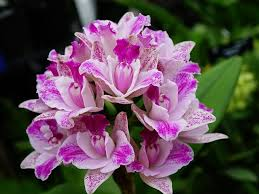
#> input picture Practical 1/Practical 5/images.jpeg, 259 x 194 px
$ python Color_Model.py
#> lines starting #> are read from the running program, lines starting #| are printed output that depends on the picture
import cv2
import numpy as np
import matplotlib.pyplot as plt

# Load the image
image = cv2.imread('images.jpeg')
#> image is the input picture: shape (194, 259, 3); mean B, G, R 81.5, 72.7, 91.9
rgb_image = cv2.cvtColor(image, cv2.COLOR_BGR2RGB)

# Convert to HSV (Hue, Saturation, Value)
hsv_image = cv2.cvtColor(image, cv2.COLOR_BGR2HSV)
#> hsv_image: shape (194, 259, 3); mean H, S, V 94.9, 133.8, 101.4

# Convert to LAB (CIELAB) color space
lab_image = cv2.cvtColor(image, cv2.COLOR_BGR2LAB)
#> lab_image: shape (194, 259, 3); mean of channels 0, 1, 2 84.3, 136.3, 127.5

# Convert to YCbCr
ycbcr_image = cv2.cvtColor(rgb_image, cv2.COLOR_BGR2YCrCb)
#> ycbcr_image: shape (194, 259, 3); mean of channels 0, 1, 2 77.5, 130.8, 136.1

# Convert to CMYK
#cmyk_image = cv2.cvtColor(rgb_image, cv2.COLOR_BGR2CMYK)

# Convert to YIQ
yiq_image = np.zeros_like(rgb_image, dtype=np.float32)

yiq_image[:,:,0] = 0.299 * rgb_image[:,:,2] + 0.587 * rgb_image[:,:,1] + 0.114 * rgb_image[:,:,0]
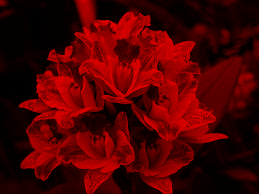
#> yiq_image: shape (194, 259, 3) float32; mean R, G, B 77.5, 0, 0
yiq_image[:,:,1] = 0.596 * rgb_image[:,:,2] - 0.274 * rgb_image[:,:,1] - 0.322 * rgb_image[:,:,0]
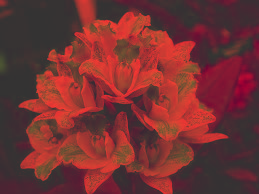
#> yiq_image: shape (194, 259, 3) float32; mean R, G, B 77.5, -0.9, 0; drawn with min black and max white
yiq_image[:,:,2] = 0.211 * rgb_image[:,:,2] - 0.523 * rgb_image[:,:,1] + 0.312 * rgb_image[:,:,0]
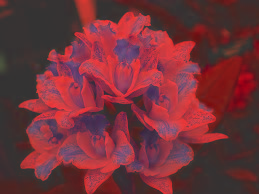
#> yiq_image: shape (194, 259, 3) float32; mean R, G, B 77.5, -0.9, 7.9; drawn with min black and max white

yiq_image = np.clip(yiq_image, 0, 255).astype(np.uint8)
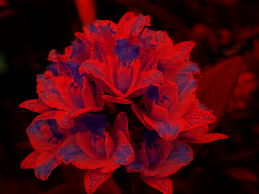
#> yiq_image: shape (194, 259, 3); mean R, G, B 77, 4.9, 13

# [9 lines of commented-out code are left out]
plt.figure(figsize = (10,5))
plt.subplot(4,2,1)
plt.imshow(rgb_image)
#plt.imshow(image, cmap = 'gray')
plt.title('Original Image')
plt.axis('off')

#Image2
plt.subplot(4,2,2)
plt.imshow(hsv_image)
#plt.imshow(hsv_image, cmap = 'gray')
plt.title('HSV Image')
plt.axis('off')

#Image3
plt.subplot(4,2,3)
plt.imshow(rgb_image)
#plt.imshow(image, cmap = 'gray')
plt.title('Original Image')
plt.axis('off')

#Image4
plt.subplot(4,2,4)
plt.imshow(lab_image)
#plt.imshow(lab_image, cmap = 'gray')
plt.title('LAB Image')
plt.axis('off')

#Image5
plt.subplot(4,2,5)
plt.imshow(rgb_image)
#plt.imshow(image, cmap = 'gray')
plt.title('Original Image')
plt.axis('off')

#Image6
plt.subplot(4,2,6)
plt.imshow(ycbcr_image)
#plt.imshow(ycbcr_image, cmap = 'gray')
plt.title('YCbCr Image')
plt.axis('off')

#Image7
plt.subplot(4,2,7)
plt.imshow(rgb_image)
#plt.imshow(image, cmap = 'gray')
plt.title('Original Image')
plt.axis('off')

#Image8
plt.subplot(4,2,8)
plt.imshow(yiq_image)
#plt.imshow(yiq_image, cmap = 'gray')
plt.title('YIQ Image')
plt.axis('off')
plt.show()

# Wait for a key press and then close the windows
cv2.waitKey(0)
cv2.destroyAllWindows()
